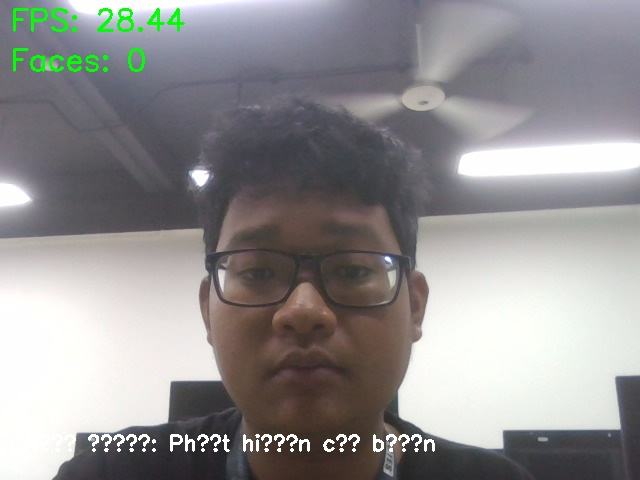
#> input picture images/toan1.jpg, 640 x 480 px, given in place of the camera
$ python detect_from_webcam.py
#> lines starting #> are read from the running program, lines starting #| are printed output that depends on the picture; after the words box and inside, x2 and y2 are one past the last pixel; in counts of white or black regions, pixels touching at a corner belong together
### haarcascades/face_detector.py
import cv2
import numpy as np

class FaceDetector:
    def __init__(self, cascade_path):
        """
        Khởi tạo FaceDetector với đường dẫn đến file XML của Haar Cascade

        Args:
            cascade_path: Đường dẫn đến file Haar Cascade XML
        """
        # Tải bộ phân loại Haar Cascade
        self.face_cascade = cv2.CascadeClassifier(cascade_path)
        if self.face_cascade.empty():
            raise ValueError(f"Không thể tải cascade từ {cascade_path}")
        print(f"Đã tải thành công bộ phân loại từ {cascade_path}")

    def detect_faces(self, image, resize_output=None):
        """
        Phát hiện khuôn mặt trong ảnh

        Args:
            image: Ảnh đầu vào (BGR)
            resize_output: Kích thước đầu ra dạng (width, height) hoặc None để giữ nguyên

        Returns:
            image_with_faces: Ảnh với các khuôn mặt được đánh dấu
            faces: Danh sách các khuôn mặt được phát hiện (x, y, w, h)
        """
        # Chuyển sang ảnh xám để tăng hiệu suất xử lý
        gray = cv2.cvtColor(image, cv2.COLOR_BGR2GRAY)

        # Phát hiện khuôn mặt
        # scaleFactor: Tỷ lệ thu nhỏ ảnh mỗi lần quét
        # minNeighbors: Số lượng hàng xóm tối thiểu để xác định đối tượng
        # minSize: Kích thước tối thiểu của khuôn mặt
        faces = self.face_cascade.detectMultiScale(
            gray,
            scaleFactor=1.1,
            minNeighbors=5,
            minSize=(30, 30)
        )

        # Tạo bản sao của ảnh để vẽ lên đó
        image_with_faces = image.copy()

        # Vẽ hình chữ nhật xung quanh các khuôn mặt
        for (x, y, w, h) in faces:
            cv2.rectangle(image_with_faces, (x, y), (x+w, y+h), (0, 255, 0), 2)

        # Điều chỉnh kích thước ảnh đầu ra nếu được yêu cầu
        if resize_output is not None:
            image_with_faces = self.resize_image(image_with_faces, resize_output)

        return image_with_faces, faces

    # [67 lines left out: functions resize_image, count_faces, extract_faces, not called in this run]


### haarcascades/detect_from_webcam.py
# filepath: c:\Users\Trant\Documents\AI_python\face-detection\haarcascades\detect_from_webcam.py
import cv2
import argparse
import os
import time
from face_detector import FaceDetector
from face_recognizer import FaceRecognizer

def list_available_cameras():
    """Liệt kê các camera khả dụng trong hệ thống"""
    available_cameras = []
    for i in range(10):  # Kiểm tra 10 camera đầu tiên
        cap = cv2.VideoCapture(i)
        if cap.isOpened():
            ret, _ = cap.read()
            if ret:
                available_cameras.append(i)
            cap.release()
    return available_cameras

def main():
    # Đường dẫn thư mục hiện tại
    current_dir = os.path.dirname(os.path.abspath(__file__))  # thư mục haarcascades

    # Đường dẫn thư mục dự án (đi lên 1 cấp từ haarcascades)
    base_dir = os.path.dirname(current_dir)

    # Đường dẫn thư mục kết quả
    results_dir = os.path.join(base_dir, "results")

    # Tạo thư mục nếu chưa tồn tại
    os.makedirs(results_dir, exist_ok=True)

    # Phân tích tham số dòng lệnh
    parser = argparse.ArgumentParser(description='Nhận diện khuôn mặt từ webcam')
    parser.add_argument('--cascade', default='haarcascade_frontalface_default.xml',
                        help='Tên file cascade trong thư mục haarcascades')
    parser.add_argument('--camera', type=int, default=0,
                        help='Chỉ số camera (mặc định: 0)')
    parser.add_argument('--save-video', action='store_true',
                        help='Lưu video kết quả')
    parser.add_argument('--extract-faces', action='store_true',
                        help='Lưu khuôn mặt được phát hiện')
    parser.add_argument('--output', default='webcam_detection.mp4',
                        help='Tên file video kết quả (mặc định: webcam_detection.mp4)')
    parser.add_argument('--fps', type=int, default=20,
                        help='FPS cho video đầu ra (mặc định: 20)')
    parser.add_argument('--width', type=int, help='Độ phân giải chiều rộng của camera')
    parser.add_argument('--height', type=int, help='Độ phân giải chiều cao của camera')
    parser.add_argument('--brightness', type=int, help='Độ sáng của camera (-100 đến 100)')
    parser.add_argument('--contrast', type=int, help='Độ tương phản của camera (-100 đến 100)')
    parser.add_argument('--saturation', type=int, help='Độ bão hòa màu của camera (-100 đến 100)')
    parser.add_argument('--list-cameras', action='store_true',
                        help='Liệt kê các camera khả dụng')
    parser.add_argument('--flip', type=int, choices=[0, 1, -1], help='Lật hình: 0=ngang, 1=dọc, -1=cả hai')
    parser.add_argument('--recognition-mode', action='store_true',
                        help='Bật chế độ nhận diện người dùng')
    parser.add_argument('--confidence', type=float, default=50.0,
                        help='Ngưỡng độ tin cậy cho nhận diện (0-100, mặc định: 50)')
    parser.add_argument('--show-details', action='store_true',
                        help='Hiển thị thông tin chi tiết của người dùng')

    args = parser.parse_args()

    # Liệt kê camera nếu được yêu cầu
    if args.list_cameras:
        cameras = list_available_cameras()
        if cameras:
            print("Các camera khả dụng:")
            for cam_idx in cameras:
                print(f"- Camera {cam_idx}")
        else:
            print("Không tìm thấy camera nào!")
        return

    # Xây dựng đường dẫn đầy đủ
    cascade_path = os.path.join(current_dir, args.cascade)
    output_path = os.path.join(results_dir, args.output)

    # Kiểm tra file cascade tồn tại
    if not os.path.isfile(cascade_path):
        print(f"Lỗi: Không tìm thấy file cascade '{cascade_path}'")
        return

    # Khởi tạo bộ phát hiện hoặc nhận diện khuôn mặt
    try:
        if args.recognition_mode:
            print("Khởi động chế độ nhận diện người dùng...")
            face_processor = FaceRecognizer(cascade_path)
        else:
            print("Khởi động chế độ phát hiện khuôn mặt cơ bản...")
            face_processor = FaceDetector(cascade_path)
    except Exception as e:
        print(f"Lỗi khi khởi tạo: {str(e)}")
        return

    # Mở camera
    cap = cv2.VideoCapture(args.camera)
    if not cap.isOpened():
        print(f"Lỗi: Không thể mở camera với chỉ số {args.camera}")
        print("Hãy thử chạy lại với tham số --list-cameras để xem các camera khả dụng")
        return

    # Cài đặt độ phân giải camera
    if args.width and args.height:
        cap.set(cv2.CAP_PROP_FRAME_WIDTH, args.width)
        cap.set(cv2.CAP_PROP_FRAME_HEIGHT, args.height)
        print(f"Đã đặt độ phân giải camera: {args.width}x{args.height}")

    # Cài đặt các thuộc tính camera khác
    if args.brightness is not None:
        cap.set(cv2.CAP_PROP_BRIGHTNESS, args.brightness)
        print(f"Đã đặt độ sáng: {args.brightness}")

    if args.contrast is not None:
        cap.set(cv2.CAP_PROP_CONTRAST, args.contrast)
        print(f"Đã đặt độ tương phản: {args.contrast}")

    if args.saturation is not None:
        cap.set(cv2.CAP_PROP_SATURATION, args.saturation)
        print(f"Đã đặt độ bão hòa màu: {args.saturation}")

    # Lấy thông tin video sau khi đã cài đặt
    frame_width = int(cap.get(cv2.CAP_PROP_FRAME_WIDTH))
    frame_height = int(cap.get(cv2.CAP_PROP_FRAME_HEIGHT))
    print(f"Kích thước video thực tế: {frame_width}x{frame_height}")

    # Chuẩn bị ghi video nếu cần
    video_writer = None
    if args.save_video:
        fourcc = cv2.VideoWriter_fourcc(*'mp4v')  # hoặc 'XVID' cho .avi
        video_writer = cv2.VideoWriter(output_path, fourcc, args.fps, (frame_width, frame_height))

    face_counter = 0  # Bộ đếm khuôn mặt
    start_time = time.time()
    frame_count = 0

    print("Đang chạy nhận diện từ webcam...")
    print("Nhấn 'q' để thoát, 's' để chụp ảnh")

    while True:
        ret, frame = cap.read()
#> frame is the input picture: shape (480, 640, 3); mean B, G, R 145.5, 144.8, 146.6
        if not ret:
            print("Lỗi đọc khung hình từ camera")
            break

        # Lật hình nếu được yêu cầu
        if args.flip is not None:
            frame = cv2.flip(frame, args.flip)

        frame_count += 1

        # Xử lý khung hình tùy theo chế độ
        if args.recognition_mode:
            # Chế độ nhận diện người dùng
            recognized_faces = face_processor.recognize_face(frame, args.confidence)
            frame_with_faces = face_processor.draw_recognized_faces(frame, recognized_faces, args.show_details)
            num_faces = len(recognized_faces)
        else:
            # Chế độ phát hiện khuôn mặt cơ bản
            frame_with_faces, faces = face_processor.detect_faces(frame)
#> in detect_faces, `faces = self.face_cascade.detectMultiScale( gray, scaleFactor=1.1, min..`: faces = ()
#> faces = ()
            num_faces = len(faces)
#> num_faces = 0

        # Tính FPS
        elapsed_time = time.time() - start_time
        if elapsed_time > 0:
            fps = frame_count / elapsed_time
            cv2.putText(frame_with_faces, f"FPS: {fps:.2f}", (10, 30),
                        cv2.FONT_HERSHEY_SIMPLEX, 1, (0, 255, 0), 2)

        # Hiển thị số lượng khuôn mặt
        text = f"Faces: {num_faces}"
#> text = 'Faces: 0'
        cv2.putText(frame_with_faces, text, (10, 70),
                    cv2.FONT_HERSHEY_SIMPLEX, 1, (0, 255, 0), 2)
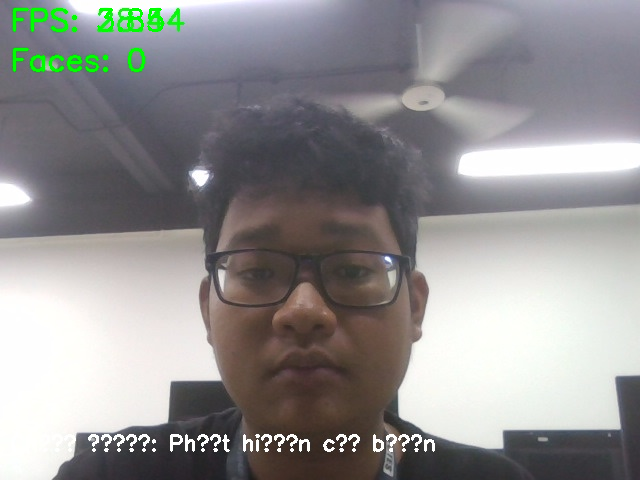
#> frame_with_faces: shape (480, 640, 3); mean B, G, R 145.1, 145, 146.2

        # Thêm chỉ dẫn
        mode_text = "Chế độ: Nhận diện người dùng" if args.recognition_mode else "Chế độ: Phát hiện cơ bản"
        cv2.putText(frame_with_faces, mode_text, (10, frame_height - 30),
                    cv2.FONT_HERSHEY_SIMPLEX, 0.7, (255, 255, 255), 2)
#> frame_with_faces: shape (480, 640, 3); 0.7% of pixels changed, all inside (x1, y1, x2, y2) = (11, 434, 435, 452)

        # Hiển thị khung hình
        window_title = "Nhận diện người dùng" if args.recognition_mode else "Phát hiện khuôn mặt"
        cv2.imshow(window_title, frame_with_faces)

        # Lưu video nếu cần
        if args.save_video and video_writer is not None:
            video_writer.write(frame_with_faces)

        # Đọc phím nhấn
        key = cv2.waitKey(1) & 0xFF
#> (key q is pressed here)

        # Nếu nhấn 'q', thoát
        if key == ord('q'):
            break

        # Nếu nhấn 's', chụp ảnh hiện tại
        elif key == ord('s'):
            timestamp = time.strftime("%Y%m%d_%H%M%S")
            snapshot_path = os.path.join(results_dir, f"webcam_snapshot_{timestamp}.jpg")
            cv2.imwrite(snapshot_path, frame_with_faces)
            print(f"Đã lưu ảnh chụp tại '{snapshot_path}'")

            # Lưu khuôn mặt nếu được yêu cầu và đang ở chế độ phát hiện cơ bản
            if args.extract_faces and not args.recognition_mode:
                face_images = face_processor.extract_faces(frame)
                for i, face_img in enumerate(face_images):
                    face_filename = f"webcam_face_{timestamp}_{i+1}.jpg"
                    face_path = os.path.join(results_dir, face_filename)
                    cv2.imwrite(face_path, face_img)
                    print(f"Đã lưu khuôn mặt {i+1} tại '{face_path}'")

    # Giải phóng tài nguyên
    cap.release()
    if video_writer is not None:
        video_writer.release()
    cv2.destroyAllWindows()

    # Hiển thị thống kê
    elapsed_time = time.time() - start_time
    print(f"\nTổng thời gian chạy: {elapsed_time:.2f} giây")
    print(f"Số frame đã xử lý: {frame_count}")
    if elapsed_time > 0:
        print(f"FPS trung bình: {frame_count / elapsed_time:.2f}")

    if args.save_video:
        print(f"Video kết quả đã được lưu tại: '{output_path}'")

if __name__ == '__main__':
    main()

$ run again, on images/toan2.jpg
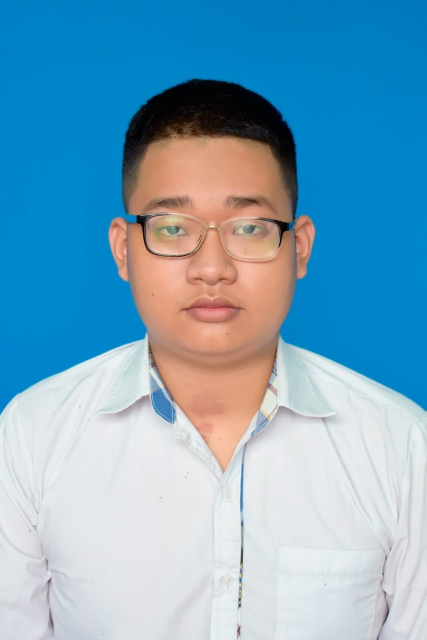
#> input picture images/toan2.jpg, 853 x 1280 px, given in place of the camera (shown at 1/2 size)
#> in main, frame is the input picture: shape (1280, 853, 3); mean B, G, R 192, 166.7, 120.4
#> in detect_faces, `faces = self.face_cascade.detectMultiScale( gray, scaleFactor=1.1, min..`: faces = [[201, 282, 432, 432]]
#> the loop in detect_faces, `for (x, y, w, h) in faces:` made 1 pass
#> after the loop in detect_faces, `for (x, y, w, h) in faces:`:
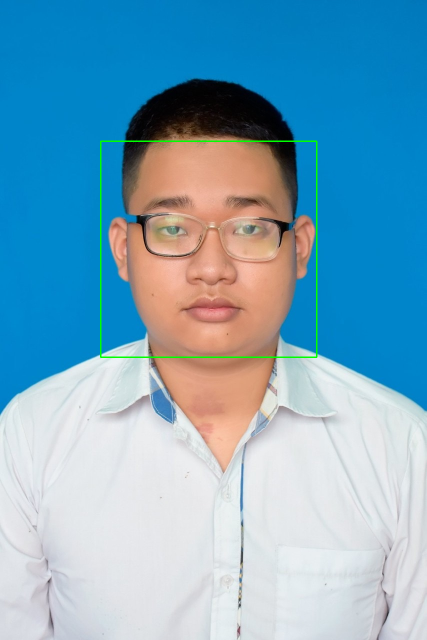
#> image_with_faces: shape (1280, 853, 3) (shown at 1/2 size); 0.47% of pixels changed, all inside (x1, y1, x2, y2) = (200, 281, 635, 716)
#> num_faces = 1
#> text = 'Faces: 1'
#> in main, `cv2.putText(frame_with_faces, mode_text, (10, frame_height - 30), cv2...`:
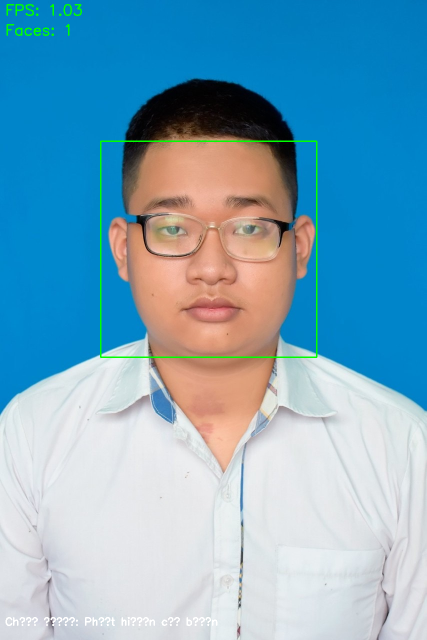
#> frame_with_faces: shape (1280, 853, 3) (shown at 1/2 size); mean B, G, R 191, 167.6, 120.1

$ run again, on images/toan3.jpg
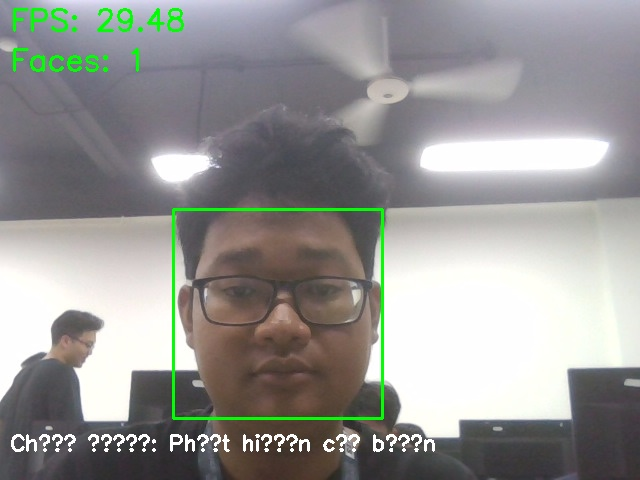
#> input picture images/toan3.jpg, 640 x 480 px, given in place of the camera
#> in main, frame is the input picture: shape (480, 640, 3); mean B, G, R 148.5, 150.5, 150.8
#> in detect_faces, `faces = self.face_cascade.detectMultiScale( gray, scaleFactor=1.1, min..`: faces = [[175, 212, 206, 206]]
#> the loop in detect_faces, `for (x, y, w, h) in faces:` made 1 pass
#> after the loop in detect_faces, `for (x, y, w, h) in faces:`:
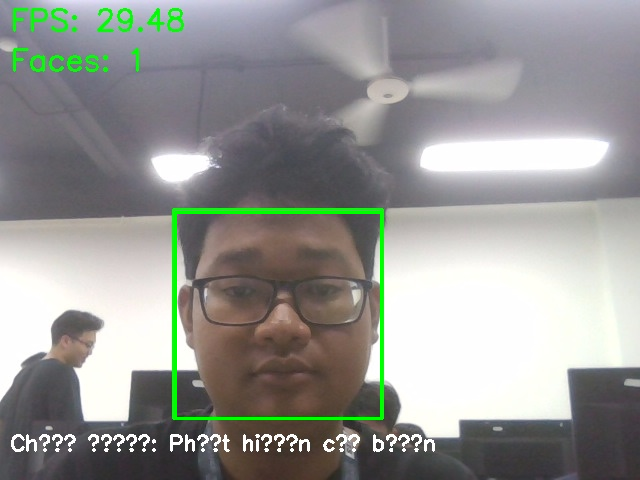
#> image_with_faces: shape (480, 640, 3); 0.8% of pixels changed, all inside (x1, y1, x2, y2) = (174, 211, 383, 420)
#> num_faces = 1
#> text = 'Faces: 1'
#> in main, `cv2.putText(frame_with_faces, text, (10, 70), cv2.FONT_HERSHEY_SIMPLEX..`:
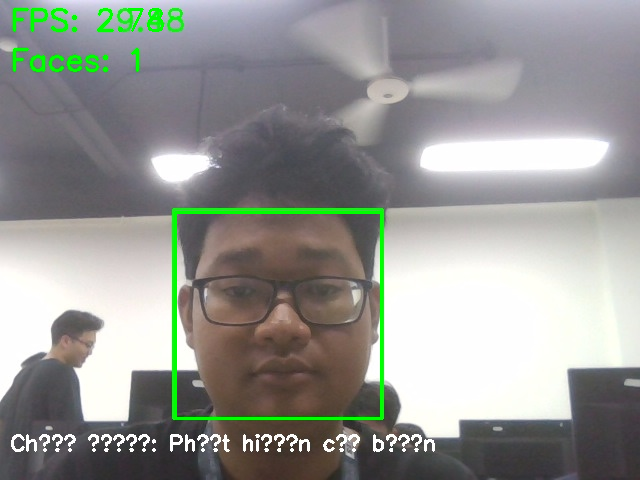
#> frame_with_faces: shape (480, 640, 3); mean B, G, R 147.5, 151.2, 149.9
